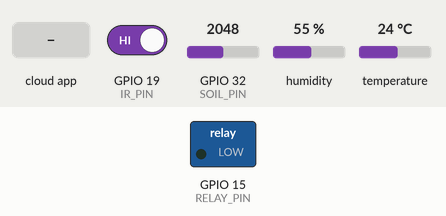
Bench run of a sketch on a simulated ESP32. Parts: switched loads named in the sketch (green lamp = pin HIGH). The inputs (shaded band) are chosen by the test bench; at power-on: GPIO 19 (IR_PIN) HIGH, GPIO 32 (SOIL_PIN) = 2048, humidity 55 %, temperature 24 °C. WiFi joins after 1.5 s; servers stay silent unless stated; the Firebase database answers and starts empty; what the sketch prints to the serial monitor is not drawn.

Above: at 2.7 s.
2.8 s: the phone or cloud app sets pump to 1
At 4.3 s:
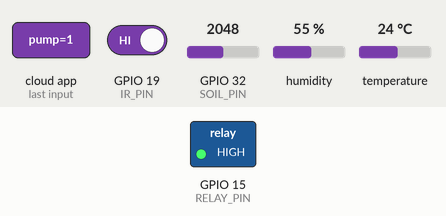
5.5 s: the phone or cloud app sets pump to 0
At 6.4 s:
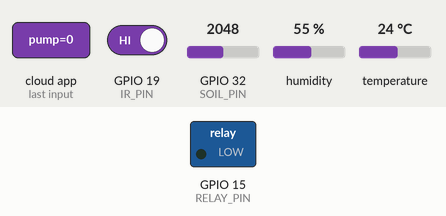
Timing chart, 0 to 8.5 s (numbered marks = the images above; inputs shaded):
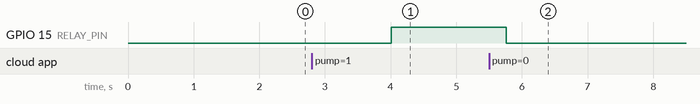

Measured:
- after the input at 2.8 s, GPIO 15 (RELAY_PIN): LOW → HIGH after 1.2 s
- after the input at 5.5 s, GPIO 15 (RELAY_PIN): HIGH → LOW after 0.26 s

The sketch:

Farming_App.ino
```cpp
#include <WiFi.h>
#include <FirebaseESP32.h>
#include <Adafruit_Sensor.h>
#include <DHT.h>
#include <DHT_U.h>

// WiFi credentials
#define WIFI_SSID "Redmi Note 12 Pro 5G"
#define WIFI_PASSWORD "kenapa nak tau"

// Firebase config
#define FIREBASE_HOST "https://farming-eb778-default-rtdb.asia-southeast1.firebasedatabase.app/"
#define FIREBASE_AUTH "i8fzcRgm3BQ5s44aX2IaSgkvLDCACJigc2Q8LYfK"

// Firebase instances
FirebaseData fbdo;
FirebaseAuth auth;
FirebaseConfig config;

// Pins
#define DHTPIN 2
#define DHTTYPE DHT22
#define SOIL_PIN 32         // Analog
#define IR_PIN 19          // Digital
#define RELAY_PIN 15       // Digital

DHT dht(DHTPIN, DHTTYPE);

void setup() {
  Serial.begin(115200);

  // Pin Modes
  pinMode(IR_PIN, INPUT);
  pinMode(RELAY_PIN, OUTPUT);

  // Start DHT
  dht.begin();

  // Connect WiFi
  WiFi.begin(WIFI_SSID, WIFI_PASSWORD);
  Serial.print("Connecting to WiFi");
  while (WiFi.status() != WL_CONNECTED) {
    delay(500);
    Serial.print(".");
  }
  Serial.println("\nConnected!");

  // Firebase setup
  config.database_url = FIREBASE_HOST;
  config.signer.tokens.legacy_token = FIREBASE_AUTH;

  Firebase.begin(&config, &auth);
  Firebase.reconnectWiFi(true);
}

void loop() {
  // === Sensor Readings ===
  float temp = dht.readTemperature();
  float hum = dht.readHumidity();
  int soilRaw = analogRead(SOIL_PIN);
  int soilPercent = map(soilRaw, 3000, 1200, 0, 100); // adjust range
  soilPercent = constrain(soilPercent, 0, 100);
  int irState = digitalRead(IR_PIN);

  // === Upload to Firebase ===
  if (!isnan(temp)) Firebase.setFloat(fbdo, "/Sensor/temperature", temp);
  if (!isnan(hum)) Firebase.setFloat(fbdo, "/Sensor/humidity", hum);
  Firebase.setInt(fbdo, "/Sensor/moisture", soilPercent);
  Firebase.setInt(fbdo, "/Sensor/ir", irState);

 // === Pump Control from Firebase ===
if (Firebase.getBool(fbdo, "/Actuator/pump")) {
  bool pumpState = fbdo.boolData();
  digitalWrite(RELAY_PIN, pumpState ? HIGH : LOW);
  Serial.print("Pump: ");
  Serial.println(pumpState ? "OFF" : "ON");
} else {
  Serial.println("Failed to fetch pump state");
}


  // === Serial Debug ===
  Serial.print("Temp: "); Serial.print(temp);
  Serial.print("°C | Hum: "); Serial.print(hum);
  Serial.print("% | Soil: "); Serial.print(soilPercent);
  Serial.print("% | IR: "); Serial.println(irState);

  delay(1000);
}
```
